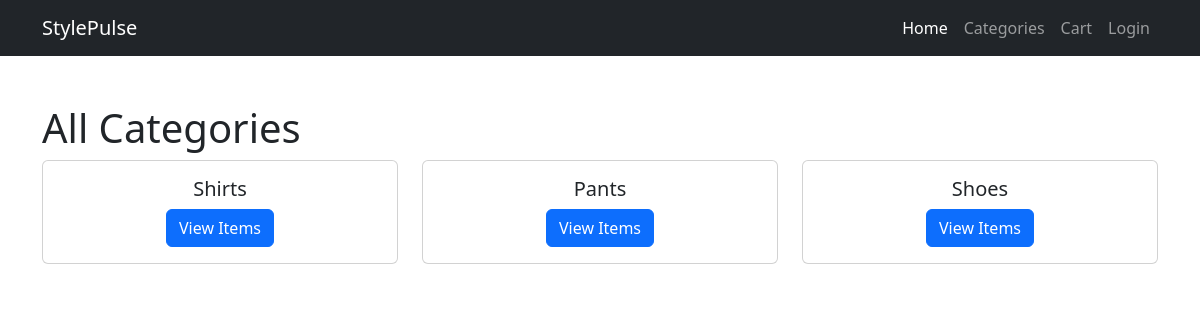
Page /categories/ on the committed database.
### store/models.py (models this page shows, shortened)
class Category(models.Model):
    name = models.CharField(max_length=100)
    slug = models.SlugField(unique=True)

### store/views.py (the view)
# urls.py: path('categories/', views.all_categories, name='all_categories'),
def all_categories(request):
    categories = Category.objects.all()
    return render(request, 'store/all_categories.html', {'categories': categories,})

### store/templates/store/all_categories.html (shortened to what this page needs)
<!DOCTYPE html>
<html lang="en">
<head>
    <link href="https://cdn.jsdelivr.net/npm/bootstrap@5.3.0/dist/css/bootstrap.min.css" rel="stylesheet">
</head>
<body>
    {% include 'store/navbar.html' %}
    <div class="container mt-5">
        <h1>All Categories</h1>
        <div class="row">
            {% for category in categories %}
            <div class="col-md-4">
                <div class="card">
                    <div class="card-body text-center">
                        <h5 class="card-title">{{ category.name }}</h5>
                        <a href="{% url 'category_items' category.slug %}" class="btn btn-primary">View Items</a>
                    </div>
                </div>
            </div>
            {% endfor %}
        </div>
    </div>
</body>
</html>

### rows in the picture
Category: name "Shirts"
Category: name "Pants"
Category: name "Shoes"
